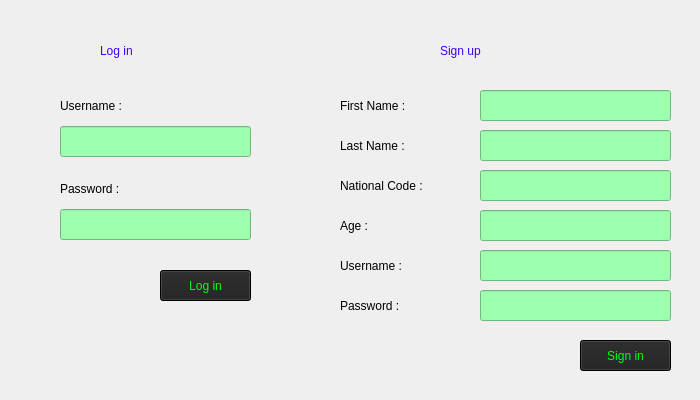
<?xml version="1.0" encoding="UTF-8"?>
<ui version="4.0">
 <class>LoginSignin</class>
 <widget class="QWidget" name="LoginSignin">
  <property name="enabled">
   <bool>true</bool>
  </property>
  <property name="geometry">
   <rect>
    <x>0</x>
    <y>0</y>
    <width>700</width>
    <height>400</height>
   </rect>
  </property>
  <property name="windowTitle">
   <string>Form</string>
  </property>
  <property name="autoFillBackground">
   <bool>false</bool>
  </property>
  <property name="styleSheet">
   <string notr="true">#LoginSignin {
	background-image: url(:/images/loginsignin.png);
}
QLabel {
	color: black;
}</string>
  </property>
  <widget class="QLabel" name="firstNameL">
   <property name="geometry">
    <rect>
     <x>340</x>
     <y>80</y>
     <width>101</width>
     <height>51</height>
    </rect>
   </property>
   <property name="styleSheet">
    <string notr="true">color: black;
font: 12pt &quot;Tw Cen MT&quot;;
</string>
   </property>
   <property name="text">
    <string>First Name :</string>
   </property>
  </widget>
  <widget class="QLineEdit" name="firstNameLE">
   <property name="geometry">
    <rect>
     <x>480</x>
     <y>90</y>
     <width>191</width>
     <height>31</height>
    </rect>
   </property>
   <property name="minimumSize">
    <size>
     <width>191</width>
     <height>0</height>
    </size>
   </property>
   <property name="styleSheet">
    <string notr="true">background-color: rgb(158, 255, 174)</string>
   </property>
  </widget>
  <widget class="QLabel" name="signUpL">
   <property name="geometry">
    <rect>
     <x>440</x>
     <y>20</y>
     <width>131</width>
     <height>61</height>
    </rect>
   </property>
   <property name="styleSheet">
    <string notr="true">color: rgb(64, 0, 255);
font: 800 17pt &quot;Rockwell Extra Bold&quot;;
</string>
   </property>
   <property name="text">
    <string>Sign up</string>
   </property>
  </widget>
  <widget class="QLabel" name="loginL">
   <property name="geometry">
    <rect>
     <x>100</x>
     <y>20</y>
     <width>111</width>
     <height>61</height>
    </rect>
   </property>
   <property name="styleSheet">
    <string notr="true">color: rgb(64, 0, 255);
font: 800 17pt &quot;Rockwell Extra Bold&quot;;
</string>
   </property>
   <property name="text">
    <string>Log in</string>
   </property>
  </widget>
  <widget class="QLabel" name="lastNameL">
   <property name="geometry">
    <rect>
     <x>340</x>
     <y>120</y>
     <width>101</width>
     <height>51</height>
    </rect>
   </property>
   <property name="styleSheet">
    <string notr="true">color: black;
font: 12pt &quot;Tw Cen MT&quot;;
</string>
   </property>
   <property name="text">
    <string>Last Name :</string>
   </property>
  </widget>
  <widget class="QLineEdit" name="lastNameLE">
   <property name="geometry">
    <rect>
     <x>480</x>
     <y>130</y>
     <width>191</width>
     <height>31</height>
    </rect>
   </property>
   <property name="styleSheet">
    <string notr="true">background-color: rgb(158, 255, 174)</string>
   </property>
  </widget>
  <widget class="QLabel" name="nationalCodeL">
   <property name="geometry">
    <rect>
     <x>340</x>
     <y>160</y>
     <width>131</width>
     <height>51</height>
    </rect>
   </property>
   <property name="styleSheet">
    <string notr="true">color: black;
font: 12pt &quot;Tw Cen MT&quot;;
</string>
   </property>
   <property name="text">
    <string>National Code :</string>
   </property>
  </widget>
  <widget class="QLineEdit" name="nationalCodeLE">
   <property name="geometry">
    <rect>
     <x>480</x>
     <y>170</y>
     <width>191</width>
     <height>31</height>
    </rect>
   </property>
   <property name="styleSheet">
    <string notr="true">background-color: rgb(158, 255, 174)</string>
   </property>
  </widget>
  <widget class="QLabel" name="ageL">
   <property name="geometry">
    <rect>
     <x>340</x>
     <y>200</y>
     <width>131</width>
     <height>51</height>
    </rect>
   </property>
   <property name="styleSheet">
    <string notr="true">color: black;
font: 12pt &quot;Tw Cen MT&quot;;
</string>
   </property>
   <property name="text">
    <string>Age :</string>
   </property>
  </widget>
  <widget class="QLineEdit" name="ageLE">
   <property name="geometry">
    <rect>
     <x>480</x>
     <y>210</y>
     <width>191</width>
     <height>31</height>
    </rect>
   </property>
   <property name="styleSheet">
    <string notr="true">background-color: rgb(158, 255, 174)</string>
   </property>
  </widget>
  <widget class="QLabel" name="signUpUsernameL">
   <property name="geometry">
    <rect>
     <x>340</x>
     <y>240</y>
     <width>131</width>
     <height>51</height>
    </rect>
   </property>
   <property name="styleSheet">
    <string notr="true">color: black;
font: 12pt &quot;Tw Cen MT&quot;;
</string>
   </property>
   <property name="text">
    <string>Username :</string>
   </property>
  </widget>
  <widget class="QLineEdit" name="signUpUsernameLE">
   <property name="geometry">
    <rect>
     <x>480</x>
     <y>250</y>
     <width>191</width>
     <height>31</height>
    </rect>
   </property>
   <property name="styleSheet">
    <string notr="true">background-color: rgb(158, 255, 174)</string>
   </property>
  </widget>
  <widget class="QLabel" name="signUpPasswordL">
   <property name="geometry">
    <rect>
     <x>340</x>
     <y>280</y>
     <width>131</width>
     <height>51</height>
    </rect>
   </property>
   <property name="styleSheet">
    <string notr="true">color: black;
font: 12pt &quot;Tw Cen MT&quot;;
</string>
   </property>
   <property name="text">
    <string>Password :</string>
   </property>
  </widget>
  <widget class="QLineEdit" name="signUpPasswordLE">
   <property name="geometry">
    <rect>
     <x>480</x>
     <y>290</y>
     <width>191</width>
     <height>31</height>
    </rect>
   </property>
   <property name="styleSheet">
    <string notr="true">background-color: rgb(158, 255, 174)</string>
   </property>
  </widget>
  <widget class="QLabel" name="loginPasswordL">
   <property name="geometry">
    <rect>
     <x>60</x>
     <y>163</y>
     <width>131</width>
     <height>51</height>
    </rect>
   </property>
   <property name="styleSheet">
    <string notr="true">color: black;
font: 12pt &quot;Tw Cen MT&quot;;
</string>
   </property>
   <property name="text">
    <string>Password :</string>
   </property>
  </widget>
  <widget class="QLineEdit" name="loginUsernameLE">
   <property name="geometry">
    <rect>
     <x>60</x>
     <y>126</y>
     <width>191</width>
     <height>31</height>
    </rect>
   </property>
   <property name="styleSheet">
    <string notr="true">background-color: rgb(158, 255, 174);
</string>
   </property>
  </widget>
  <widget class="QLineEdit" name="loginPasswordLE">
   <property name="geometry">
    <rect>
     <x>60</x>
     <y>209</y>
     <width>191</width>
     <height>31</height>
    </rect>
   </property>
   <property name="styleSheet">
    <string notr="true">background-color: rgb(158, 255, 174)</string>
   </property>
  </widget>
  <widget class="QLabel" name="loginUsernameL">
   <property name="geometry">
    <rect>
     <x>60</x>
     <y>80</y>
     <width>131</width>
     <height>51</height>
    </rect>
   </property>
   <property name="styleSheet">
    <string notr="true">color: black;
font: 12pt &quot;Tw Cen MT&quot;;
</string>
   </property>
   <property name="text">
    <string>Username :</string>
   </property>
  </widget>
  <widget class="QPushButton" name="loginPB">
   <property name="geometry">
    <rect>
     <x>160</x>
     <y>270</y>
     <width>91</width>
     <height>31</height>
    </rect>
   </property>
   <property name="styleSheet">
    <string notr="true">color: rgb(0, 255, 21);
selection-color: rgb(0, 0, 0);
background-color: rgb(36, 36, 36);
selection-background-color: rgb(0, 0, 0);
font: 9pt &quot;MRT_Sozar&quot;;</string>
   </property>
   <property name="text">
    <string>Log in</string>
   </property>
   <property name="autoDefault">
    <bool>false</bool>
   </property>
   <property name="default">
    <bool>true</bool>
   </property>
   <property name="flat">
    <bool>false</bool>
   </property>
  </widget>
  <widget class="QPushButton" name="signInPB">
   <property name="geometry">
    <rect>
     <x>580</x>
     <y>340</y>
     <width>91</width>
     <height>31</height>
    </rect>
   </property>
   <property name="styleSheet">
    <string notr="true">color: rgb(0, 255, 21);
selection-color: rgb(0, 0, 0);
background-color: rgb(36, 36, 36);
selection-background-color: rgb(0, 0, 0);
font: 9pt &quot;MRT_Sozar&quot;;</string>
   </property>
   <property name="text">
    <string>Sign in</string>
   </property>
   <property name="autoDefault">
    <bool>false</bool>
   </property>
   <property name="default">
    <bool>true</bool>
   </property>
   <property name="flat">
    <bool>false</bool>
   </property>
  </widget>
 </widget>
 <resources/>
 <connections/>
</ui>
